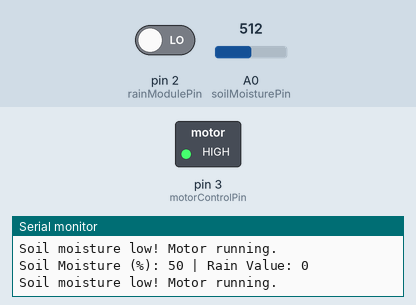
Simulated run of this sketch. Board: Arduino Uno, built with avr-gcc and run on an emulated ATmega328P. Shown: switched loads named in the sketch (green lamp = pin HIGH), the last lines printed to the serial monitor. The inputs (shaded band) are chosen by the test bench; at power-on: pin 2 (rainModulePin) LOW, A0 (soilMoisturePin) = 512.

Above: at 1.8 s.
1.9 s: pin 2 (rainModulePin) driven HIGH
At 2.4 s:
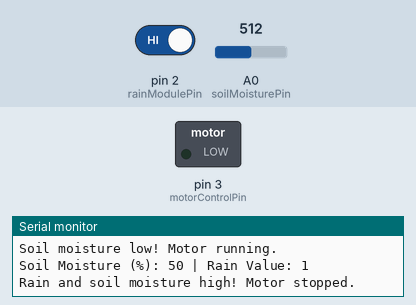
3.5 s: A0 (soilMoisturePin) set to 380
5.2 s: A0 (soilMoisturePin) set to 359
At 6.5 s:
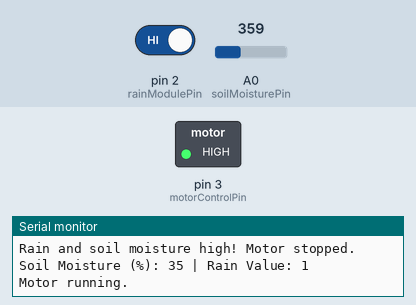
8.6 s: A0 (soilMoisturePin) set to 510
At 9.6 s:
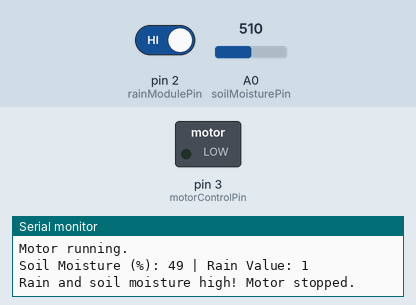
10.6 s: A0 (soilMoisturePin) set to 360
At 11.9 s:
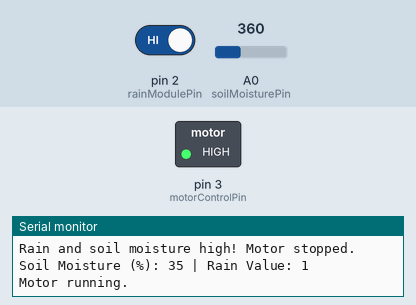
Timing chart, 0 to 13.6 s (numbered marks = the images above; inputs shaded):
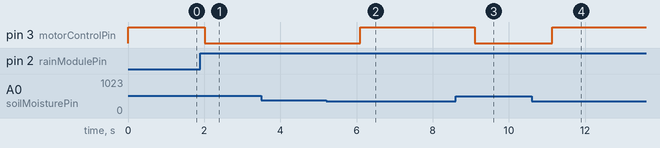

The sketch:

smartplantwaterig.ino
```cpp
// Define pin numbers for soil moisture sensor, rain module, and motor control
const int soilMoisturePin = A0;
const int rainModulePin = 2;
const int motorControlPin = 3;

// Define threshold values for soil moisture and rain detection
const int moistureThreshold = 370; // Adjust as needed
const int rainThreshold = 500;     // Adjust as needed

void setup() {
 // Initialize serial communication
 Serial.begin(9600);

 // Set pin modes
 pinMode(soilMoisturePin, INPUT);
 pinMode(rainModulePin, INPUT);
 pinMode(motorControlPin, OUTPUT);
}

void loop() {
 // Read soil moisture level
 int soilMoisture = analogRead(soilMoisturePin);
 // Convert analog value to percentage (0-100%)
 int soilMoisturePercentage = map(soilMoisture, 0, 1023, 0, 100);

 // Read rain module output
 int rainValue = digitalRead(rainModulePin);

 // Print sensor values for debugging
 Serial.print("Soil Moisture (%): ");
 Serial.print(soilMoisturePercentage);
 Serial.print(" | Rain Value: ");
 Serial.println(rainValue);

 // Switch-case to handle different scenarios
 switch (getState(soilMoisture, rainValue)) {
   case 1:
     // Both soil moisture and rain are high
     // Perform action, e.g., stop motor
     digitalWrite(motorControlPin, LOW);
     Serial.println("Rain and soil moisture high! Motor stopped.");
     break;
   case 2:
     // Soil moisture is low
     // Perform action, e.g., start motor
     digitalWrite(motorControlPin, HIGH);
     Serial.println("Soil moisture low! Motor running.");
     break;
   default:
     // Neither condition is met, continue motor operation
     digitalWrite(motorControlPin, HIGH);
     Serial.println("Motor running.");
     break;
 }
 // Delay before next iteration
 delay(1000);
}
// Function to determine the state based on soil moisture and rain values
int getState(int soilMoisture, int rainValue) {
 if (rainValue == HIGH && soilMoisture > moistureThreshold) {
   return 1; // Both soil moisture and rain are high
 } else if (soilMoisture > moistureThreshold) {
   return 2; // Soil moisture is low
 } else {
   return 0; // Neither condition is met
 }
}
```

Measured:
- the behaviour switches between 371 and 370 on A0 (soilMoisturePin) (found by bisection; images 1 and 2)
- after the input at 1.9 s, pin 3 (motorControlPin): HIGH → LOW after 0.12 s
- after the input at 5.2 s, pin 3 (motorControlPin): LOW → HIGH after 0.90 s
- after the input at 8.6 s, pin 3 (motorControlPin): HIGH → LOW after 0.50 s
- after the input at 10.6 s, pin 3 (motorControlPin): LOW → HIGH after 0.54 s
